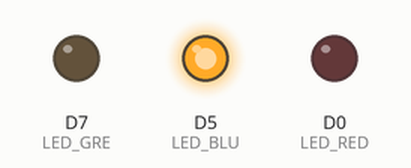
Bench run of a sketch on a simulated ESP8266 (NodeMCU). Parts: output pins drawn as LEDs (lit = HIGH).

Above: at 0.2 s.
At 1.2 s:
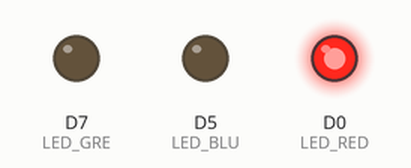
At 2.2 s:
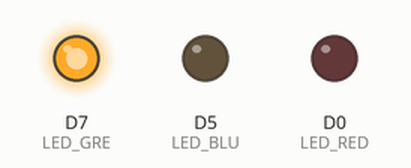
At 5.7 s:
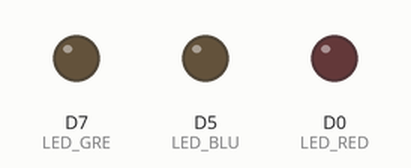
Timing chart, 0 to 6.9 s (numbered marks = the images above):
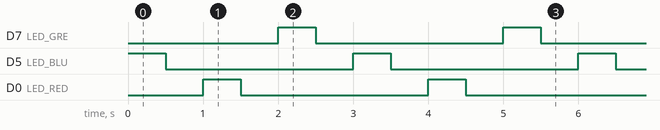

The sketch:

sketch_dec20a.ino
```cpp
#define LED_BLU D5 // Led in NodeMCU at pin GPIO16 (D0).
#define LED_RED D0
#define LED_GRE D7
void setup() {
pinMode(LED_BLU, OUTPUT); // set the digital pin as output.
pinMode(LED_RED, OUTPUT); // set the digital pin as output.
pinMode(LED_GRE, OUTPUT); // set the digital pin as output.
}
void loop() {
digitalWrite(LED_BLU, HIGH);// turn the LED off.(Note that LOW is the voltage level but actually//the LED is on; this is because it is acive low on the ESP8266.
delay(500);          // wait for 1 second.
digitalWrite(LED_BLU, LOW); // turn the LED on.
delay(500);         // wait for 1 second.


digitalWrite(LED_RED, HIGH);// turn the LED off.(Note that LOW is the voltage level but actually                     //the LED is on; this is because it is acive low on the ESP8266.
delay(500);          // wait for 1 second.
digitalWrite(LED_RED, LOW); // turn the LED on.
delay(500);


digitalWrite(LED_GRE, HIGH);// turn the LED off.(Note that LOW is the voltage level but actually                      //the LED is on; this is because it is acive low on the ESP8266.
delay(500);          // wait for 1 second.
digitalWrite(LED_GRE, LOW); // turn the LED on.
delay(500);
}
```

Measured:
- by itself, D7 (LED_GRE), D5 (LED_BLU), D0 (LED_RED): alternates HIGH for 0.50 s and LOW for 2.5 s
- by itself, everything shown: repeats every 3.0 s, in 6 steps
